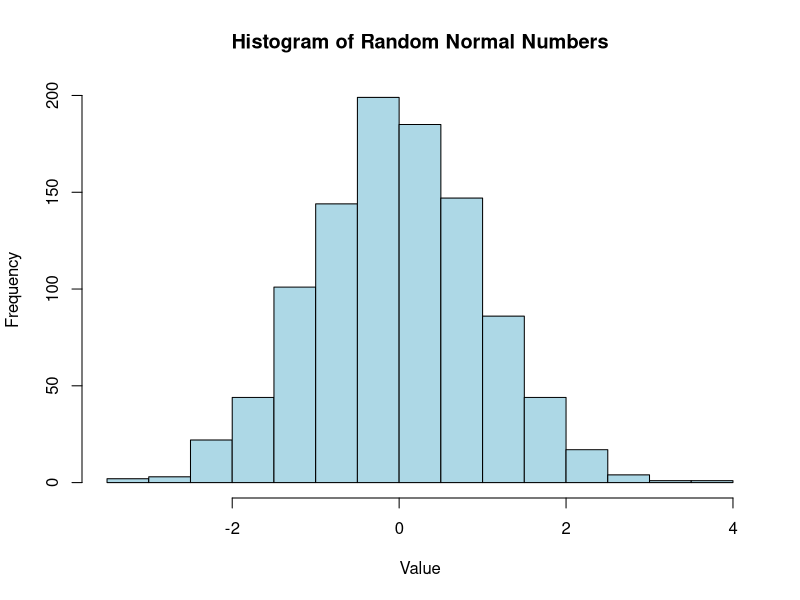
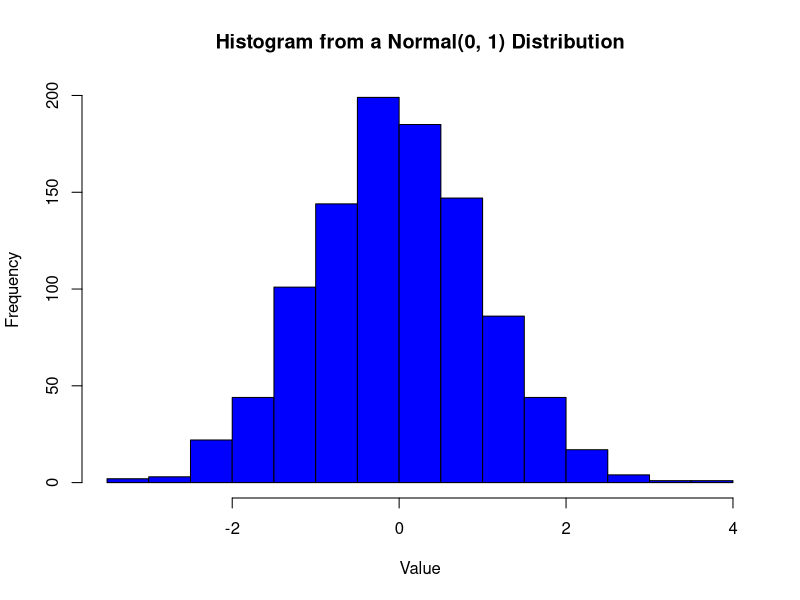

These figures' R source, in order:
## ---- chunk 1
data(iris)
element<- iris[10,5]
## ---- chunk 2
species<-iris$Species
last_five<-tail(species,5)
## ---- chunk 3
subset_data<-subset(iris,Petal.Width>1)
average_speal_length<-mean(subset_data$Sepal.Length)

## ---- chunk 4
for (num in 1:10) {
  if (num < 5) {
    result <- num * 3
    print(result)
  } else {
    result <- num * 2
    print(result)
  }
}

## ---- chunk 5
set.seed(184)
while (TRUE) {
  num <- rnorm(1, mean = 1, sd = 2)
  
  if (num > 3) {
    break
  }
  
  print(num)
}
## ---- chunk 6
Counting <- data.frame(V1 = numeric(), V2 = numeric(), V3 = numeric(), V4 = numeric())

for (i in 1:3) {
  for (j in 1:4) {
    for (k in 1:4) {
      if (j == 1) {
        Counting[i, j] <- i
      } else {
        Counting[i, j] <- i + j - 1
      }
    }
  }
}

Counting

## ---- chunk 7
set.seed(184)
 

plotNormal <- function(repitions, mean, sd) {
  random_nums <- rnorm(repitions, mean = mean, sd = sd)
  hist(random_nums, main = "Histogram of Random Normal Numbers",
       xlab = "Value", ylab = "Frequency", col = "lightblue")
}
plotNormal(1000, mean = 0, sd = 1)


## ---- chunk 8
set.seed(184)

plotNormal <- function(repitions, mean, sd, col = "lightblue") {
  random_nums <- rnorm(repitions, mean = mean, sd = sd)
  hist(random_nums, main = paste0("Histogram from a Normal(", mean, ", ", sd, ") Distribution"),
       xlab = "Value", ylab = "Frequency", col = col)
}
plotNormal(1000, mean = 0, sd = 1, col = "blue")



